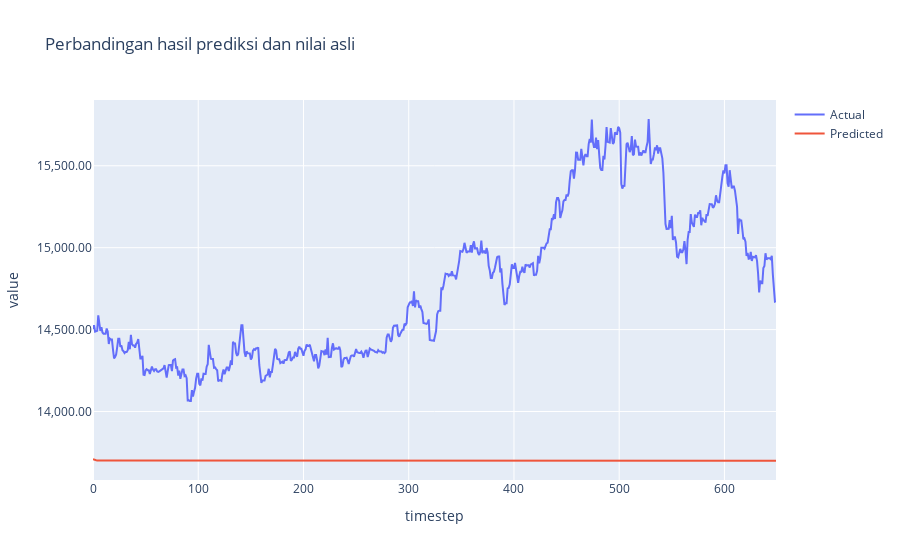

Notebook cell for this chart:
### Code cell
fig = go.Figure()

x = [i for i in range(len(actual_denorm))]

fig.add_trace(go.Scatter(x=x, y=actual_denorm.squeeze(1), mode='lines', name="Actual"))
fig.add_trace(go.Scatter(x=x, y=predict_denorm.squeeze(1), mode='lines', name="Predicted"))

fig.update_layout(
    xaxis_title='timestep',
    yaxis_title='values',
    yaxis=dict(
        title='value',
        tickformat=',.2f',
    ),
    title=f"Perbandingan hasil prediksi dan nilai asli",
    height=600
)
fig.show()

### Figure 1 — Plotly figure (JSON) as saved in the notebook; plotly's stock layout.template omitted (floating-point values rounded to 4 significant figures; data arrays with more than 128 entries replaced by an {"elided": "..."} marker saying what was removed)
{"data": [{"mode": "lines", "name": "Actual", "type": "scatter", "visible": true, "x": {"elided": "650 int values"}, "y": {"elided": "650 float values"}}, {"mode": "lines", "name": "Predicted", "type": "scatter", "x": {"elided": "650 int values"}, "y": {"elided": "650 float values"}}], "layout": {"autosize": true, "title": {"text": "Perbandingan hasil prediksi dan nilai asli"}, "xaxis": {"autorange": true, "range": [0, 649], "title": {"text": "timestep"}, "type": "linear"}, "yaxis": {"autorange": true, "range": [13580.0, 15900.0], "tickformat": ",.2f", "title": {"text": "value"}, "type": "linear"}}}
